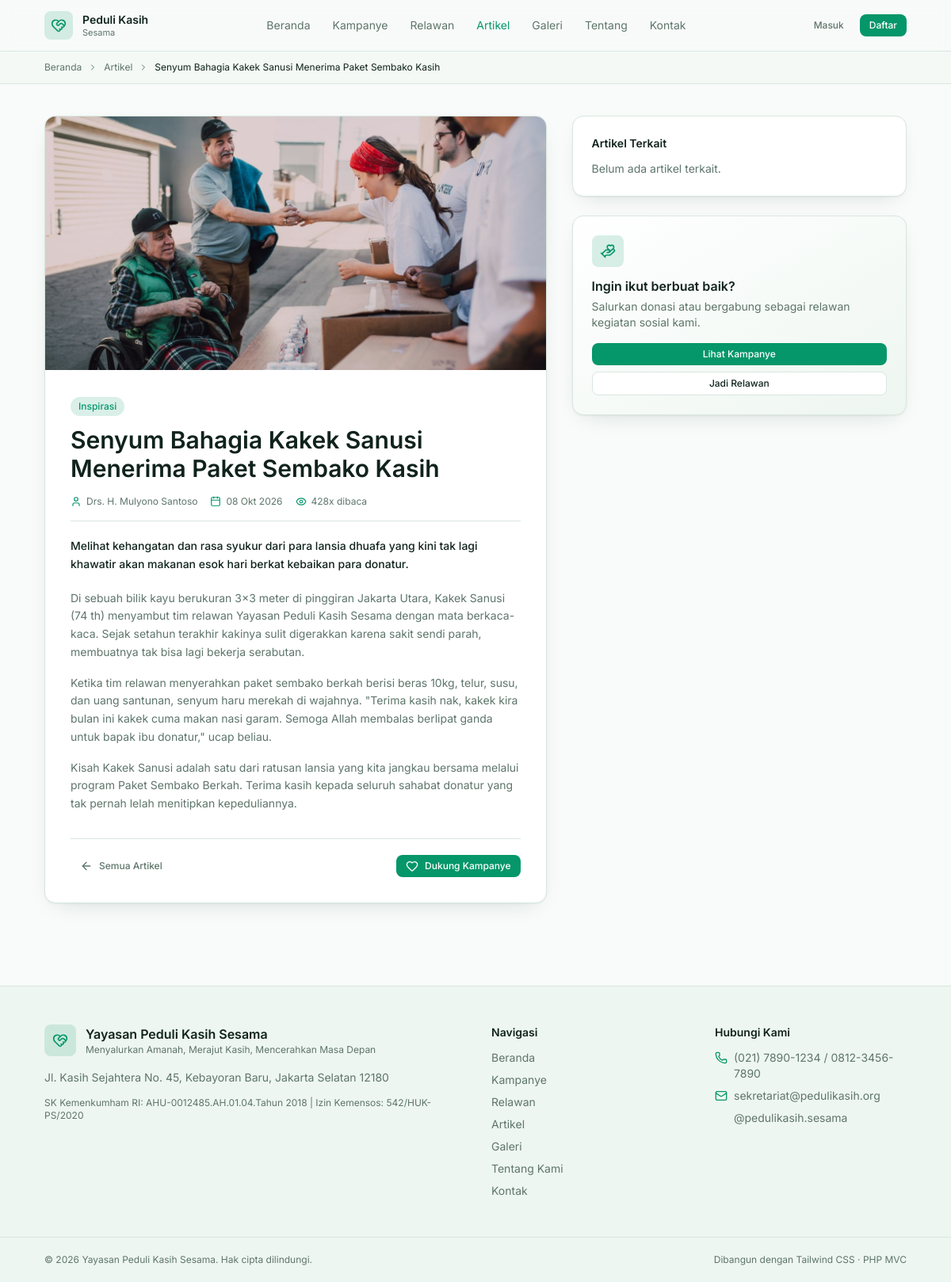
The app's page /artikel/senyum-bahagia-kakek-sanusi-menerima-sembako with its own data.
### tables this page shows
CREATE TABLE `articles` (
  `id` INT UNSIGNED AUTO_INCREMENT PRIMARY KEY,
  `title` VARCHAR(255) NOT NULL,
  `slug` VARCHAR(255) NOT NULL UNIQUE,
  `excerpt` TEXT NOT NULL,
  `content` LONGTEXT NOT NULL,
  `category` ENUM('berita', 'inspirasi', 'kegiatan', 'edukasi') NOT NULL DEFAULT 'kegiatan',
  `featured_image` VARCHAR(255) NULL,
  `author_id` INT UNSIGNED NOT NULL,
  `status` ENUM('published', 'draft') NOT NULL DEFAULT 'published',
  `views_count` INT NOT NULL DEFAULT 0,
  `created_at` TIMESTAMP DEFAULT CURRENT_TIMESTAMP,
  `updated_at` TIMESTAMP DEFAULT CURRENT_TIMESTAMP ON UPDATE CURRENT_TIMESTAMP,
  FOREIGN KEY (`author_id`) REFERENCES `users` (`id`) ON DELETE RESTRICT,
  INDEX `idx_status` (`status`),
  INDEX `idx_slug` (`slug`)
);

CREATE TABLE `users` (
  `id` INT UNSIGNED AUTO_INCREMENT PRIMARY KEY,
  `name` VARCHAR(120) NOT NULL,
  `email` VARCHAR(150) NOT NULL UNIQUE,
  `password` VARCHAR(255) NOT NULL,
  `phone` VARCHAR(30) NULL,
  `role` ENUM('superadmin', 'staff', 'donatur', 'volunteer') NOT NULL DEFAULT 'donatur',
  `avatar` VARCHAR(255) NULL,
  `address` TEXT NULL,
  `bio` TEXT NULL,
  `status` ENUM('active', 'inactive') NOT NULL DEFAULT 'active',
  `created_at` TIMESTAMP DEFAULT CURRENT_TIMESTAMP,
  `updated_at` TIMESTAMP DEFAULT CURRENT_TIMESTAMP ON UPDATE CURRENT_TIMESTAMP,
  `deleted_at` TIMESTAMP NULL DEFAULT NULL,
  INDEX `idx_role` (`role`),
  INDEX `idx_email` (`email`)
);

### app/Views/articles/show.php (the view, shortened to what the rows shown need)
<?php
$article = $article ?? [];
$related = $related ?? [];
$image   = Helper::media($article['featured_image'] ?? null, 'articles');
$categories = \App\Models\Article::categoryLabels();
?>
<div class="border-b border-line bg-surface/40">
    <div class="container-page flex items-center gap-2 py-3 text-xs text-ink-soft">
        <a href="<?= Helper::url('') ?>" class="hover:text-accent">Beranda</a>
        <i data-lucide="chevron-right" class="h-3 w-3"></i>
        <a href="<?= Helper::url('artikel') ?>" class="hover:text-accent">Artikel</a>
        <i data-lucide="chevron-right" class="h-3 w-3"></i>
        <span class="truncate text-ink"><?= Helper::e($article['title'] ?? '') ?></span>
    </div>
</div>
<section class="py-8 sm:py-10">
    <div class="container-page grid gap-8 lg:grid-cols-[1.5fr_1fr] lg:items-start">
        <article class="card overflow-hidden">
            <?php if ($image): ?>
                <img src="<?= Helper::e($image) ?>" alt="<?= Helper::e($article['title'] ?? '') ?>" class="h-64 w-full object-cover sm:h-80">
            <?php endif; ?>
            <div class="p-5 sm:p-8">
                <span class="badge-accent">
                    <?= Helper::e($categories[$article['category'] ?? ''] ?? ucfirst($article['category'] ?? 'Artikel')) ?>
                </span>
                <h1 class="mt-3 text-2xl font-semibold leading-snug text-ink sm:text-3xl">
                    <?= Helper::e($article['title'] ?? '') ?>
                </h1>
                <div class="mt-4 flex flex-wrap items-center gap-4 border-b border-line pb-4 text-xs text-ink-soft">
                    <span class="inline-flex items-center gap-1.5">
                        <i data-lucide="user" class="h-3.5 w-3.5 text-accent"></i>
                        <?= Helper::e($article['author_name'] ?? 'Redaksi') ?>
                    </span>
                    <span class="inline-flex items-center gap-1.5">
                        <i data-lucide="calendar" class="h-3.5 w-3.5 text-accent"></i>
                        <?= Helper::tanggal($article['created_at'] ?? null) ?>
                    </span>
                    <span class="inline-flex items-center gap-1.5">
                        <i data-lucide="eye" class="h-3.5 w-3.5 text-accent"></i>
                        <?= (int) ($article['views_count'] ?? 0) ?>x dibaca
                    </span>
                </div>
                <p class="mt-5 text-sm font-medium leading-relaxed text-ink">
                    <?= Helper::e($article['excerpt'] ?? '') ?>
                </p>
                <div class="prose mt-5 max-w-none space-y-4 text-sm leading-relaxed text-ink-soft">
                    <?= Helper::safeHtml($article['content'] ?? '') ?>
                </div>
                <div class="mt-8 flex flex-wrap items-center justify-between gap-3 border-t border-line pt-5">
                    <a href="<?= Helper::url('artikel') ?>" class="btn-ghost btn-sm">
                        <i data-lucide="arrow-left" class="h-4 w-4"></i> Semua Artikel
                    </a>
                    <a href="<?= Helper::url('campaigns') ?>" class="btn-primary btn-sm">
                        <i data-lucide="heart" class="h-4 w-4"></i> Dukung Kampanye
                    </a>
                </div>
            </div>
        </article>
        <aside class="space-y-6 lg:sticky lg:top-20">
            <div class="card card-pad">
                <h2 class="text-sm font-semibold text-ink">Artikel Terkait</h2>
                <?php if ($related): ?>
                    <ul class="mt-4 divide-y divide-line">
                        <?php foreach ($related as $item): ?>
                            <li class="py-3 first:pt-0 last:pb-0">
                                <a href="<?= Helper::url('artikel/' . $item['slug']) ?>" class="group block">
                                    <p class="line-clamp-2 text-sm text-ink group-hover:text-accent"><?= Helper::e($item['title']) ?></p>
                                    <p class="mt-1 text-[11px] text-ink-soft"><?= Helper::tanggal($item['created_at']) ?></p>
                                </a>
                            </li>
                        <?php endforeach; ?>
                    </ul>
                <?php else: ?>
                    <p class="mt-3 text-sm text-ink-soft">Belum ada artikel terkait.</p>
                <?php endif; ?>
            </div>
            <div class="card card-pad bg-gradient-to-br from-card to-surface">
                <span class="flex h-10 w-10 items-center justify-center rounded-lg bg-accent/15 text-accent">
                    <i data-lucide="hand-heart" class="h-5 w-5"></i>
                </span>
                <h3 class="mt-3 text-base font-semibold text-ink">Ingin ikut berbuat baik?</h3>
                <p class="mt-1 text-sm text-ink-soft">Salurkan donasi atau bergabung sebagai relawan kegiatan sosial kami.</p>
                <div class="mt-4 flex flex-col gap-2">
                    <a href="<?= Helper::url('campaigns') ?>" class="btn-primary btn-sm">Lihat Kampanye</a>
                    <a href="<?= Helper::url('volunteer/events') ?>" class="btn-outline btn-sm">Jadi Relawan</a>
                </div>
            </div>
        </aside>
    </div>
</section>

### app/Core/Router.php (shortened to what the rows shown need)
<?php
class Router
{
    private array $routes = [];
    private function add(string $method, string $pattern, array $handler, ?string $middleware): void
    {
        $this->routes[] = compact('method', 'pattern', 'handler', 'middleware');
    }
    private function compile(string $pattern): string
    {
        $pattern = trim($pattern, '/');
        if ($pattern === '') {
            return '#^$#';
        }
        $regex = preg_replace('#\{([a-zA-Z_][a-zA-Z0-9_]*)\}#', '([^/]+)', $pattern);
        return '#^' . $regex . '/?$#';
    }
    public function dispatch(string $method, string $path, string $basePath = ''): void
    {
        $path = trim($path, '/');
        foreach ($this->routes as $route) {
            if (!preg_match($this->compile($route['pattern']), $path, $matches)) {
                continue;
            }
            array_shift($matches);
            [$class, $action] = $route['handler'];
            $controller = new $class();
            call_user_func_array([$controller, $action], $matches);
            return;
        }
    }
}

### records on screen
articles: title "Senyum Bahagia Kakek Sanusi Menerima Paket Sembako Kasih", featured_image (picture), category "Inspirasi", author.name "Drs. H. Mulyono Santoso", created_at "08 Okt 2026", views_count "428", excerpt "Melihat kehangatan dan rasa syukur dari para lansia dhuafa yang kini tak lagi khawatir akan makanan esok hari berkat kebaikan para donatur.", content "Di sebuah bilik kayu berukuran 3x3 meter di pinggiran Jakarta Utara, Kakek Sanusi (74 th) menyambut tim relawan Yayasan Peduli Kasih Sesama dengan mata berkaca-kaca. Sejak setahun terakhir kakinya sulit digerakkan karena sakit sendi parah, membuatnya tak bisa lagi bekerja serabutan. Ketika tim relawan menyerahkan paket sembako berkah berisi beras 10kg, telur, susu, dan uang santunan, senyum haru merekah di wajahnya. \"Terima kasih nak, kakek kira bulan ini kakek cuma makan nasi garam. Semoga Allah membalas berlipat ganda untuk bapak ibu donatur,\" ucap beliau. Kisah Kakek Sanusi adalah satu dari ratusan lansia yang kita jangkau bersama melalui program Paket Sembako Berkah. Terima kasih kepada…"

### other values on screen
$link['label'] "Beranda"
$link['label'] "Kampanye"
$link['label'] "Relawan"
$link['label'] "Artikel"
$link['label'] "Galeri"
$link['label'] "Tentang"
$link['label'] "Kontak"
Helper::e($orgName) "Yayasan Peduli Kasih Sesama"
Helper::e($settings['org_tagline'] ?? '') "Menyalurkan Amanah, Merajut Kasih, Mencerahkan Masa Depan"
Helper::e($settings['org_address'] ?? '') "Jl. Kasih Sejahtera No. 45, Kebayoran Baru, Jakarta Selatan 12180"
Helper::e($settings['org_legal'] ?? '') "SK Kemenkumham RI: AHU-0012485.AH.01.04.Tahun 2018 | Izin Kemensos: 542/HUK-PS/2020"
Helper::e($settings['org_phone'] ?? '-') "(021) 7890-1234 / 0812-3456-7890"
Helper::e($settings['org_email'] ?? '-') "sekretariat@pedulikasih.org"
Helper::e($settings['social_instagram'] ?? '-') "@pedulikasih.sesama"
